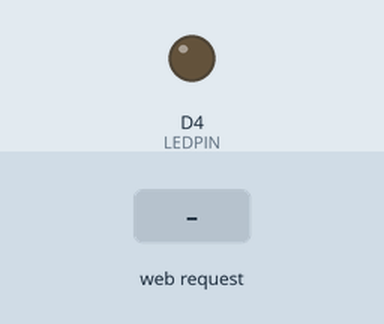
Simulated run of this sketch. Board: ESP8266 (NodeMCU). On the bench: output pins drawn as LEDs (lit = HIGH). Inputs (shaded band) come from the test bench. WiFi joins after 1.5 s; servers stay silent unless stated; what the sketch prints to the serial monitor is not drawn.

Above: at 2.7 s.
2.8 s: HTTP request GET /ledtoggle received
At 4.1 s:
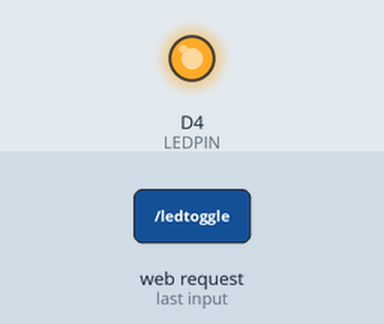
Timing chart, 0 to 5.8 s (numbered marks = the images above; inputs shaded):
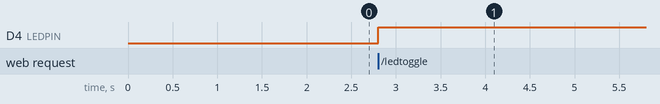

The sketch:

_02_ledToggle.ino
```cpp
// 원격으로 LED 제어를 위한 NodeMCU 웹서버 프로그램
#include <ESP8266WiFi.h>
#include <ESP8266WebServer.h>

#ifndef STASSID
#define STASSID "pmj"
#define STAPSK "12345678"
#define LEDPIN D4
#endif

const char* ssid = STASSID;
const char* password = STAPSK;

//웹서버 객체, 인수는 포트번호
ESP8266WebServer server(80);
//LED 상태값 저장 전역변수
int ledstate = 0;

//LED Toggle 동작을 위한 이벤트 처리
void toggleled() {
    ledstate = !ledstate; //토글기능
    digitalWrite(LEDPIN, ledstate);
    Serial.print("led : ");
    Serial.println(ledstate);
    //LED의 On/Off 상태를 확인하기 위해 상태값을 리턴
    server.send(200, "text/plain", String(ledstate));
}

void setup() {
    Serial.begin(115200);
    delay(10);
    pinMode(LEDPIN, OUTPUT);

    // Connect to WiFi network
    Serial.println();
    Serial.println();
    Serial.print(F("Connecting to "));
    Serial.println(ssid);
    WiFi.mode(WIFI_STA);
    WiFi.begin(ssid, password);
    while (WiFi.status() != WL_CONNECTED) {
        delay(500);
        Serial.print(F("."));
    }

    Serial.println();
    Serial.println(F("WiFi connected"));
    // Start the server
    server.begin();
    Serial.println(F("Server started"));
    // Print the IP address
    Serial.println(WiFi.localIP());

    //이벤트 설정 및 이벤트 핸들러 등록
    // "/toggleled" url로 접속할 경우 toggleled() 메서드 호출
    server.on("/ledtoggle", toggleled);
    //Start the server
    server.begin();
}

void loop() {
    //WebServer.handleClient() 메서드는 loop() 내에서 호출되며,
    //WebServer.on() 메서드 내부에 설정된 이벤트핸들러를 호출
    server.handleClient();
}
```

Measured:
- after the input at 2.8 s, D4 (LEDPIN): LOW → HIGH at once
